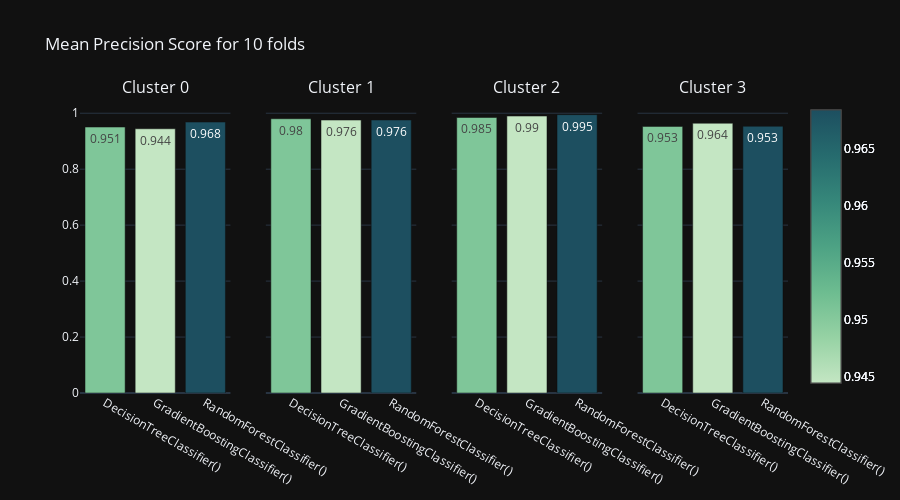

Notebook cell for this chart:
### Markdown cell above
Miramos las métricas de cada estimador por clase y las comparamos de manera generalizada para k folds:

### Code cell
listadelistas = [vars_dt,vars_xgb,vars_rf]
co2.multiclass_report_bycluster(df,"clusters",listadelistas,estimadores_elegidos,"Precision",10,True,0)

### Figure 1 — Plotly figure (JSON) as saved in the notebook; plotly's stock layout.template omitted (floating-point values rounded to 4 significant figures)
{"data": [{"marker": {"color": [0.9506, 0.9444, 0.9684], "colorscale": [[0, "rgb(196, 230, 195)"], [0.1667, "rgb(150, 210, 164)"], [0.3333, "rgb(109, 188, 144)"], [0.5, "rgb(77, 162, 132)"], [0.6667, "rgb(54, 135, 122)"], [0.8333, "rgb(38, 107, 110)"], [1, "rgb(29, 79, 96)"]], "showscale": true}, "text": [0.951, 0.944, 0.968], "type": "bar", "x": ["DecisionTreeClassifier()", "GradientBoostingClassifier()", "RandomForestClassifier()"], "xaxis": "x", "y": [0.9506, 0.9444, 0.9684], "yaxis": "y"}, {"marker": {"color": [0.9506, 0.9444, 0.9684], "colorscale": [[0, "rgb(196, 230, 195)"], [0.1667, "rgb(150, 210, 164)"], [0.3333, "rgb(109, 188, 144)"], [0.5, "rgb(77, 162, 132)"], [0.6667, "rgb(54, 135, 122)"], [0.8333, "rgb(38, 107, 110)"], [1, "rgb(29, 79, 96)"]], "showscale": true}, "text": [0.98, 0.976, 0.976], "type": "bar", "x": ["DecisionTreeClassifier()", "GradientBoostingClassifier()", "RandomForestClassifier()"], "xaxis": "x2", "y": [0.9804, 0.9756, 0.9758], "yaxis": "y2"}, {"marker": {"color": [0.9506, 0.9444, 0.9684], "colorscale": [[0, "rgb(196, 230, 195)"], [0.1667, "rgb(150, 210, 164)"], [0.3333, "rgb(109, 188, 144)"], [0.5, "rgb(77, 162, 132)"], [0.6667, "rgb(54, 135, 122)"], [0.8333, "rgb(38, 107, 110)"], [1, "rgb(29, 79, 96)"]], "showscale": true}, "text": [0.985, 0.99, 0.995], "type": "bar", "x": ["DecisionTreeClassifier()", "GradientBoostingClassifier()", "RandomForestClassifier()"], "xaxis": "x3", "y": [0.9848, 0.9898, 0.9949], "yaxis": "y3"}, {"marker": {"color": [0.9506, 0.9444, 0.9684], "colorscale": [[0, "rgb(196, 230, 195)"], [0.1667, "rgb(150, 210, 164)"], [0.3333, "rgb(109, 188, 144)"], [0.5, "rgb(77, 162, 132)"], [0.6667, "rgb(54, 135, 122)"], [0.8333, "rgb(38, 107, 110)"], [1, "rgb(29, 79, 96)"]], "showscale": true}, "text": [0.953, 0.964, 0.953], "type": "bar", "x": ["DecisionTreeClassifier()", "GradientBoostingClassifier()", "RandomForestClassifier()"], "xaxis": "x4", "y": [0.9529, 0.9643, 0.9535], "yaxis": "y4"}], "layout": {"annotations": [{"font": {"size": 16}, "showarrow": false, "text": "Cluster 0", "x": 0.1062, "xanchor": "center", "xref": "paper", "y": 1, "yanchor": "bottom", "yref": "paper"}, {"font": {"size": 16}, "showarrow": false, "text": "Cluster 1", "x": 0.3688, "xanchor": "center", "xref": "paper", "y": 1, "yanchor": "bottom", "yref": "paper"}, {"font": {"size": 16}, "showarrow": false, "text": "Cluster 2", "x": 0.6313, "xanchor": "center", "xref": "paper", "y": 1, "yanchor": "bottom", "yref": "paper"}, {"font": {"size": 16}, "showarrow": false, "text": "Cluster 3", "x": 0.8938, "xanchor": "center", "xref": "paper", "y": 1, "yanchor": "bottom", "yref": "paper"}], "height": 500, "showlegend": false, "title": {"text": "Mean Precision Score for 10 folds"}, "xaxis": {"anchor": "y", "domain": [0, 0.2125]}, "xaxis2": {"anchor": "y2", "domain": [0.2625, 0.475]}, "xaxis3": {"anchor": "y3", "domain": [0.525, 0.7375]}, "xaxis4": {"anchor": "y4", "domain": [0.7875, 1]}, "yaxis": {"anchor": "x", "domain": [0, 1]}, "yaxis2": {"anchor": "x2", "domain": [0, 1], "matches": "y", "showticklabels": false}, "yaxis3": {"anchor": "x3", "domain": [0, 1], "matches": "y", "showticklabels": false}, "yaxis4": {"anchor": "x4", "domain": [0, 1], "matches": "y", "showticklabels": false}}}
